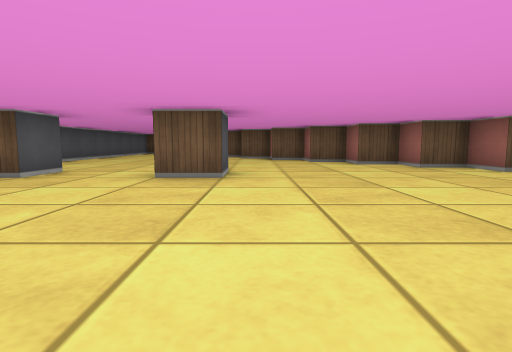
View 1 (above)

15 first-person views from a walk through a cub3D ray-caster map. The camera is about half as high as the walls, tilts 6° down and sees 80° across. The floor is counted in squares. Each view is taken from the middle of a square. On the plan, view 1 faces up. The plan holds only what a view shows up to about 9 squares ahead; the rest is blank.

View 2
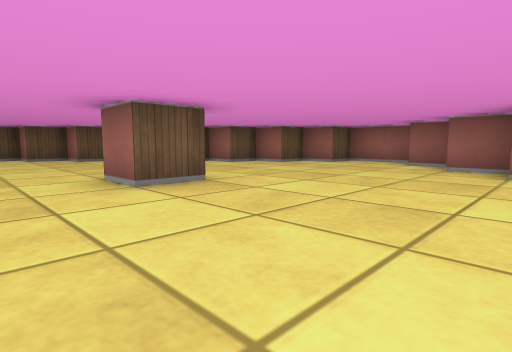

View 3
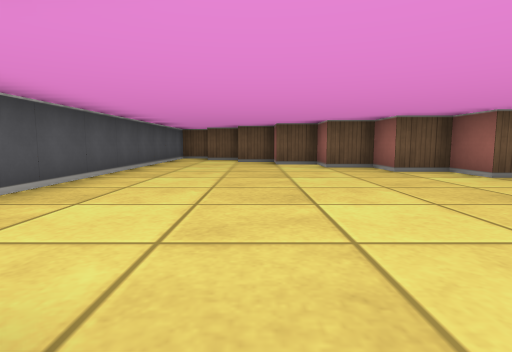

View 4
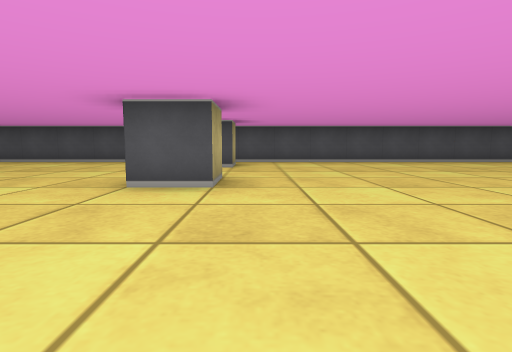

View 5
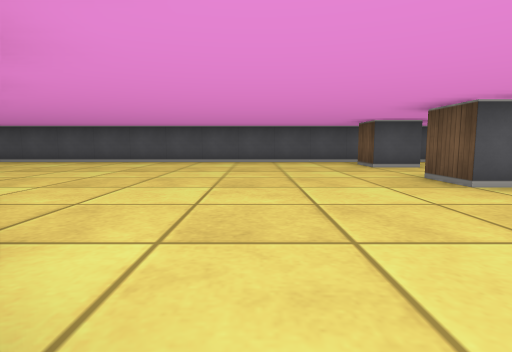

View 6
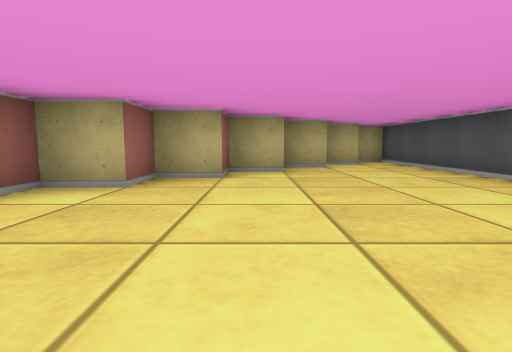

View 7
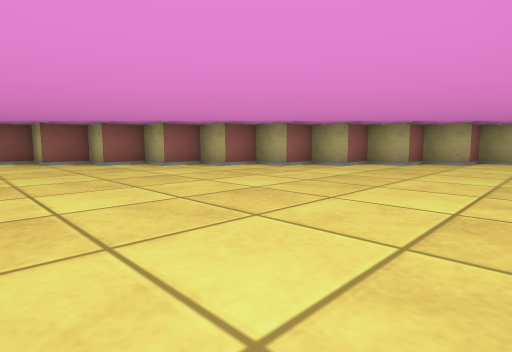

View 8
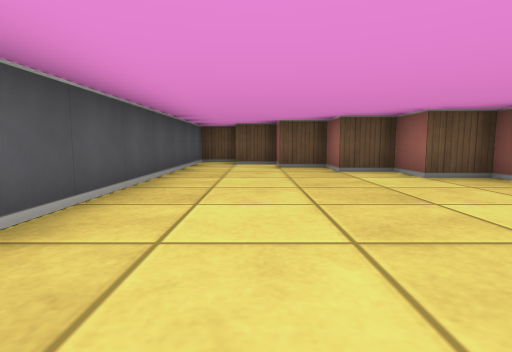

View 9
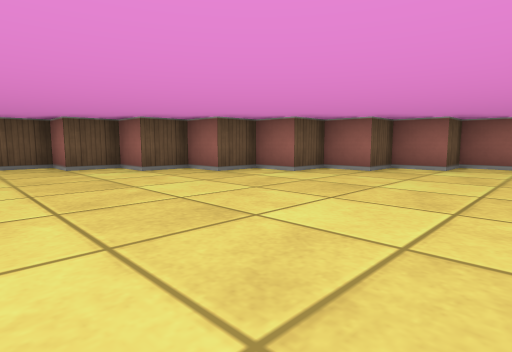

View 10
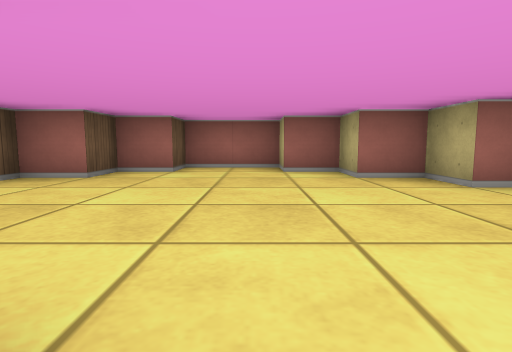

View 11
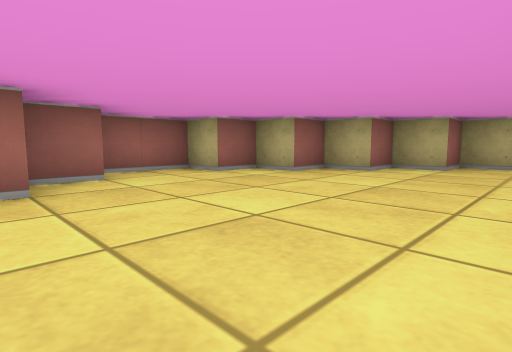

View 12
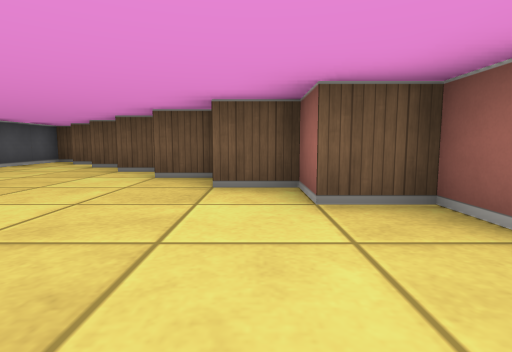

View 13
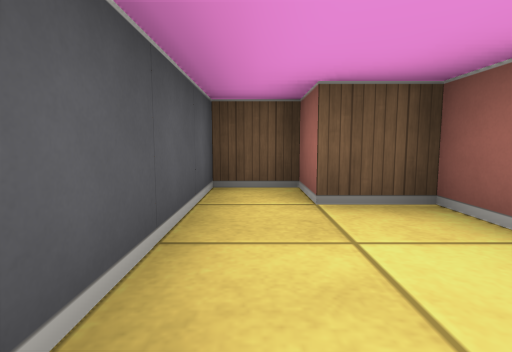

View 14
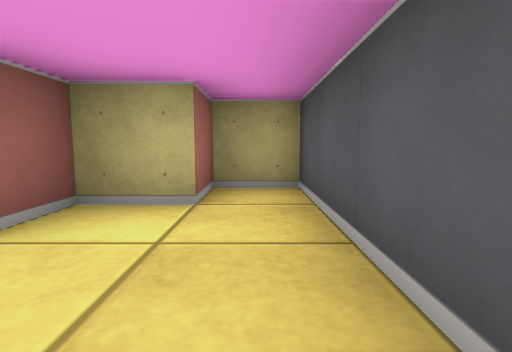

View 15
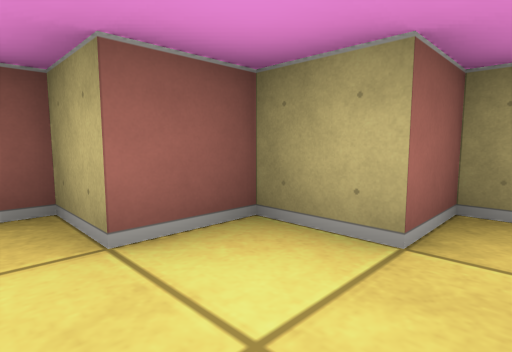

### Floor plan
Points are (right, up) in squares from view 1. A wall is a line through its corners. A room is listed if a view was taken in it or the views show most of it. See-through windows are left out.
Room 1 (views 1, 2, 3, 4, 5, 6, 7, 8, 9, 10, 11, 12, 13, 14, 15)
walls: (-1.5, 4.5) (-1.5, 5.5) (-0.5, 5.5) (-0.5, 4.5) (-1.5, 4.5); (-4.5, 5.5) (-3.5, 5.5) (-3.5, 4.5) (-4.5, 4.5); (1.5, 0.5) (2.5, 0.5) (2.5, 1.5) (3.5, 1.5) (3.5, 2.5) (4.5, 2.5) (4.5, 3.5) (5.5, 3.5) (5.5, 5.5) (4.5, 5.5) (4.5, 6.5) (3.5, 6.5) (3.5, 7.5) (2.5, 7.5) (2.5, 8.5) (1.5, 8.5) (1.5, 9.5) (0.5, 9.5) (0.5, 10.5) (-0.5, 10.5) (-0.5, 11.5) (-1.5, 11.5) (-1.5, 12.5) (-2.5, 12.5) (-2.5, 13.5) (-3.5, 13.5) (-3.5, 14.5) (-4.5, 14.5) (-4.5, 15.5) (-5.5, 15.5) (-5.5, -6.5) (-4.5, -6.5) (-4.5, -5.5) (-3.5, -5.5) (-3.5, -4.5) (-2.5, -4.5) (-2.5, -3.5) (-1.5, -3.5) (-1.5, -2.5) (-0.5, -2.5) (-0.5, -1.5) (0.5, -1.5) (0.5, -0.5) (1.5, -0.5) (1.5, 0.5)

Positions as (right, up) in squares from view 1, and headings:
1: (0, 0), facing up
2: (-3, 1), facing up-right
3: (-3, 5), facing up
4: (3, 6), facing left
5: (3, 2), facing left
6: (-2, 2), facing down
7: (-5, 4), facing down-right
8: (-4, 7), facing up
9: (-4, 6), facing up-right
10: (-1, 4), facing right
11: (0, 7), facing down-right
12: (0, 7), facing up
13: (-5, 12), facing up
14: (-5, -3), facing down
15: (-5, -4), facing down-right
